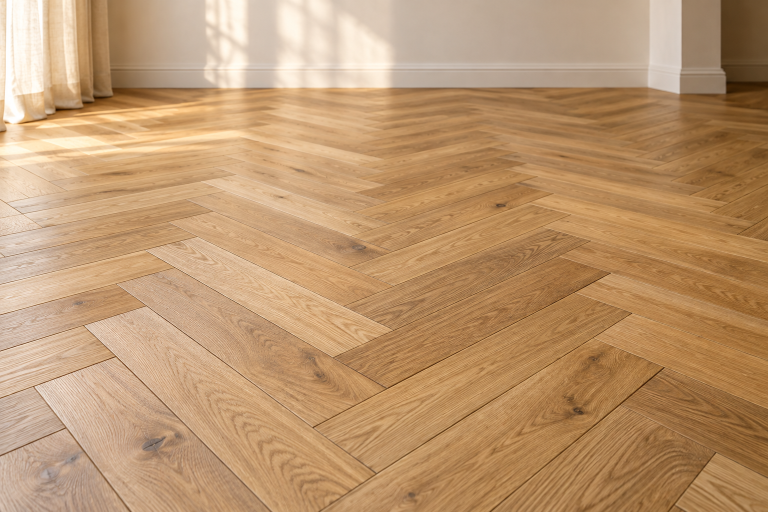
#> input picture design/source-images/recovered-01.png, 1536 x 1024 px (shown at 1/2 size)
$ python build_editorial_assets.py
#> lines starting #> are read from the running program, lines starting #| are printed output that depends on the picture
#!/usr/bin/env python3
"""Rebuild web derivatives from the six recovered original illustrative images."""

from pathlib import Path
from PIL import Image

ROOT = Path(__file__).resolve().parents[1]
SOURCES = {
    "oak-parquet": "recovered-01.png",
    "worn-parquet": "recovered-02.png",
    "finish-application": "recovered-03.png",
    "parquet-laying": "recovered-04.png",
    "local-repair": "recovered-05.png",
    "floor-sanding": "recovered-06.png",
}


def main() -> None:
    output = ROOT / "img" / "editorial"
    output.mkdir(parents=True, exist_ok=True)
    for name, source in SOURCES.items():
        with Image.open(ROOT / "design" / "source-images" / source) as image:
#> image is the input picture: PIL image 1536x1024 RGB; mean R, G, B 188.8, 150.7, 111.7
            for width in (480, 960, 1440):
                height = round(image.height * width / image.width)
                derivative = image.convert("RGB").resize((width, height), Image.Resampling.LANCZOS)
                derivative.save(output / f"{name}-{width}.webp", "WEBP", quality=79, method=6)
#> this loop made 3 passes
#> pass 1, in main, `derivative = image.convert("RGB").resize((width, height), Image.Resamp..`:
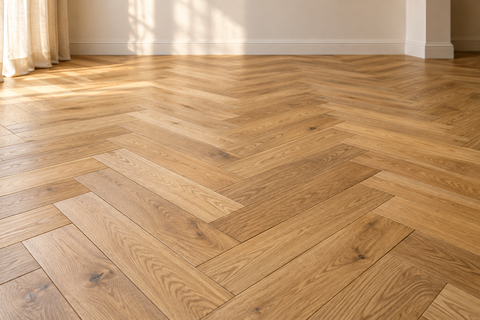
#> derivative: PIL image 480x320 RGB; mean R, G, B 188.8, 150.7, 111.7
#> pass 2 of the loop in main, `for name, source in SOURCES.items():`:
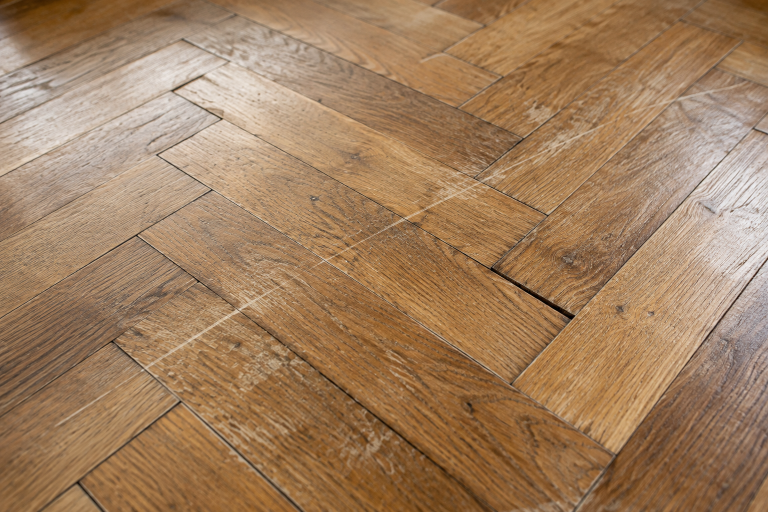
#> input picture design/source-images/recovered-02.png, 1536 x 1024 px (shown at 1/2 size)
#> in main, image is the input picture: PIL image 1536x1024 RGB; mean R, G, B 160.7, 127, 94.8
#> the loop in main, `for width in (480, 960, 1440):` made 3 passes
#> pass 1, in main, `derivative = image.convert("RGB").resize((width, height), Image.Resamp..`:
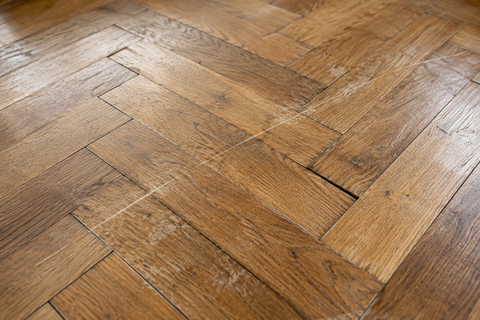
#> derivative: PIL image 480x320 RGB; mean R, G, B 160.7, 127, 94.8
#> pass 3 of the loop in main, `for name, source in SOURCES.items():`:
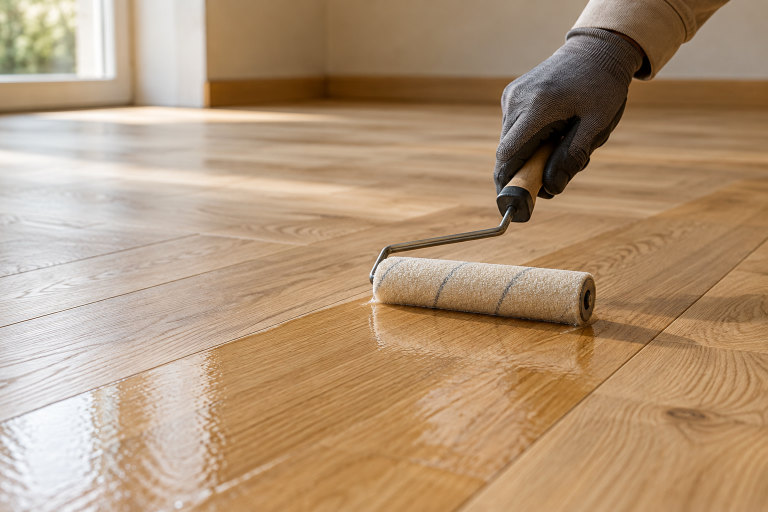
#> input picture design/source-images/recovered-03.png, 1536 x 1024 px (shown at 1/2 size)
#> in main, image is the input picture: PIL image 1536x1024 RGB; mean R, G, B 177.6, 149.5, 119.9
#> the loop in main, `for width in (480, 960, 1440):` made 3 passes
#> pass 1, in main, `derivative = image.convert("RGB").resize((width, height), Image.Resamp..`:
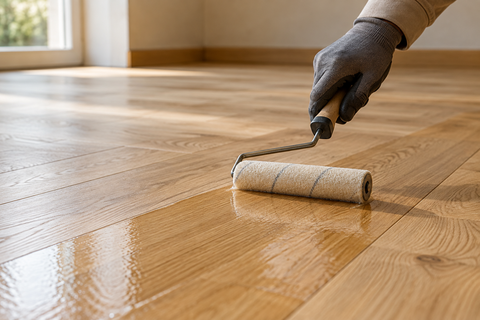
#> derivative: PIL image 480x320 RGB; mean R, G, B 177.6, 149.5, 119.9
#> the loop made 6 passes; the first 3 are shown
    print("Prepared 18 responsive WebP derivatives; original image content is unchanged")


if __name__ == "__main__":
    main()
